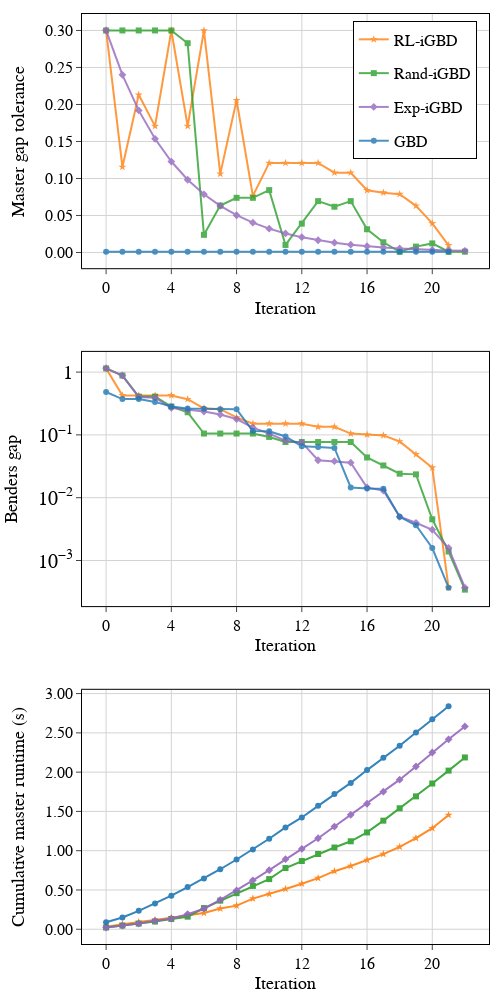

Here is the notebook cell this chart was saved with:
### Code cell
from plotly.subplots import make_subplots
import plotly.graph_objects as go

# --- your existing color_map and metrics dicts must be defined above ---
color_map = {
    'RL':        'rgb(255,127,14)',
    'Random':     'rgb(44,160,44)',
    'Exponential':'rgb(148,103,189)',
    'Optimal':    'rgb(31,119,180)',
}

marker_map = {
    'RL':          'star',
    'Random':      'square',
    'Exponential': 'diamond',
    'Optimal':     'circle'
}


label_map = {
    'RL':          'RL-iGBD',
    'Random':      'Rand-iGBD',
    'Exponential': 'Exp-iGBD',
    'Optimal':     'GBD'
}

# --- compute cumulative master‐problem runtimes ---
cum_mp_rl    = np.cumsum(rl_metrics   ['mp_time'])
cum_mp_opt   = np.cumsum(base_opt_metrics['mp_time'])   # Baseline
cum_mp_exp   = np.cumsum(base_exp_metrics['mp_time'])   # Constant
cum_mp_rand  = np.cumsum(base_rand_metrics['mp_time'])  # Random

# --- make 3×1 subplots, sharing the x‐axis ---
fig = make_subplots(
    rows=3, cols=1,
    shared_xaxes=True,
    vertical_spacing=0.09,
)

# helper to add your original two panels
def add_policy_trace(policy, metrics, row, y_key, log_scale=False, show_legend=False):
    fig.add_trace(
        go.Scatter(
            x=list(range(len(metrics[y_key]))),
            y=metrics[y_key],
            mode="lines+markers",
            name=label_map[policy],
            legendgroup=policy,
            showlegend=show_legend,
            line_color=color_map[policy],
            marker_color=color_map[policy],
            marker_symbol=marker_map[policy],
            opacity=0.8
        ),
        row=row, col=1
    )
    if log_scale:
        fig.update_yaxes(type="log", row=row, col=1)

# Row 1: Master gap tolerance (with legend)
for policy, metrics in [
    ("RL",        rl_metrics),
    ("Random",     base_rand_metrics),
    ("Exponential",base_exp_metrics),
    ("Optimal",    base_opt_metrics),
]:
    add_policy_trace(policy, metrics, row=1, y_key="master_gap_tol", show_legend=True)

# Row 2: Benders (true) gap, log‐scale (no legend)
for policy, metrics in [
    ("RL",        rl_metrics),
    ("Random",     base_rand_metrics),
    ("Exponential",base_exp_metrics),
    ("Optimal",    base_opt_metrics),
]:
    add_policy_trace(policy, metrics, row=2, y_key="true_gap", log_scale=True, show_legend=False)

# Row 3: Cumulative master‐problem runtime (no legend)
for policy, cum_data in [
    ("RL",       cum_mp_rl),
    ("Random",    cum_mp_rand),
    ("Exponential",  cum_mp_exp),
    ("Optimal",  cum_mp_opt),

]:
    # note: map “Baseline”→Optimal color, “Constant”→Exponential color
    color_key = {
      "RL": "RL",
      "Random": "Random",
      "Exponential": "Exponential",
      "Optimal": "Optimal"
    }[policy]
    fig.add_trace(
        go.Scatter(
            x=list(range(0, len(cum_data))),
            y=cum_data,
            mode="lines+markers",
            name=label_map[policy],
            legendgroup=policy,
            showlegend=False,
            line_color=color_map[color_key],
            marker_color=color_map[color_key],
            marker=dict(
            symbol=marker_map[policy],
            color= color_map[policy],
            # size=8
        ),
            opacity=0.9
        ),
        row=3, col=1
    )

# --- Y‐axis styling ---
fig.update_yaxes(
    title_text="Master gap tolerance",
    row=1, col=1,
    title_font=dict(family="Times New Roman", size=18),
    tickfont=dict(family="Times New Roman", size=16),
    tickformat=".2f"
    
)
fig.update_yaxes(
    title_text="Benders gap",
    row=2, col=1,
    title_font=dict(family="Times New Roman", size=18),
    tickfont=dict(family="Times New Roman", size=16),
    showgrid=True,
    type="log",
    tickmode="auto",
    nticks=5,
    # force "power" exponent format: 10^{…}
    exponentformat="power",
    showexponent="all"
)
fig.update_yaxes(
    title_text="Cumulative master runtime (s)",
    row=3, col=1,
    title_font=dict(family="Times New Roman", size=18),
    tickfont=dict(family="Times New Roman", size=16),
    showgrid=True,
    tickformat=".2f"
)

# --- X‐axis styling (iteration & ticks on all rows) ---
for r in [1,2,3]:
    fig.update_xaxes(
        title_text="Iteration",
        row=r, col=1,
        gridcolor='lightgrey',
        gridwidth=1,
        title_font=dict(family="Times New Roman", size=18),
        tickfont=dict(family="Times New Roman", size=16),
        ticks="inside",
        mirror=True,
        showticklabels=True,
        tickvals=[0, 4, 8, 12, 16, 20, 24],
    )

fig.update_xaxes(
    showgrid=True,
    gridcolor='lightgrey',
    gridwidth=1,
    zeroline=False,
    showline=True,
    mirror=True,
    linecolor='black',
    ticks='outside',
    title_standoff=5
)
fig.update_yaxes(
    showgrid=True,
    gridcolor='lightgrey',
    gridwidth=1,
    zeroline=False,
    mirror=True,
    showline=True,
    linecolor='black',
    ticks='outside'
)

# --- Legend & global layout ---
fig.update_layout(
    font=dict(family="Times New Roman", color="black", size=16),
    legend=dict(
        orientation="v",       # vertical layout
        x=0.97,                # near the right edge
        y=0.992,                # near the top edge
        xanchor="right",       
        yanchor="top",
        bordercolor="black",   # frame color
        borderwidth=1          # frame width
    ),
    width=500,
    height=1000,
    paper_bgcolor='white',
    plot_bgcolor='white',
    margin=dict(l=60, r=10, t=10, b=10)
)

fig.show()

### Figure 1 — Plotly figure (JSON) as saved in the notebook; plotly's stock layout.template omitted (floating-point values rounded to 4 significant figures)
{"data": [{"legendgroup": "RL", "line": {"color": "rgb(255,127,14)"}, "marker": {"color": "rgb(255,127,14)", "symbol": "star"}, "mode": "lines+markers", "name": "RL-iGBD", "opacity": 0.8, "showlegend": true, "type": "scatter", "x": [0, 1, 2, 3, 4, 5, 6, 7, 8, 9, 10, 11, 12, 13, 14, 15, 16, 17, 18, 19, 20, 21], "xaxis": "x", "y": [0.3, 0.1156, 0.2132, 0.1707, 0.3, 0.1707, 0.3, 0.1063, 0.2057, 0.07649, 0.121, 0.121, 0.121, 0.121, 0.1078, 0.1078, 0.08411, 0.08086, 0.07881, 0.06303, 0.03932, 0.009722], "yaxis": "y"}, {"legendgroup": "Random", "line": {"color": "rgb(44,160,44)"}, "marker": {"color": "rgb(44,160,44)", "symbol": "square"}, "mode": "lines+markers", "name": "Rand-iGBD", "opacity": 0.8, "showlegend": true, "type": "scatter", "x": [0, 1, 2, 3, 4, 5, 6, 7, 8, 9, 10, 11, 12, 13, 14, 15, 16, 17, 18, 19, 20, 21, 22], "xaxis": "x", "y": [0.3, 0.3, 0.3, 0.3, 0.3, 0.2828, 0.02382, 0.06346, 0.07387, 0.07387, 0.08428, 0.01018, 0.039, 0.06939, 0.06179, 0.06939, 0.0314, 0.01382, 0.001, 0.007936, 0.01227, 0.001, 0.001078], "yaxis": "y"}, {"legendgroup": "Exponential", "line": {"color": "rgb(148,103,189)"}, "marker": {"color": "rgb(148,103,189)", "symbol": "diamond"}, "mode": "lines+markers", "name": "Exp-iGBD", "opacity": 0.8, "showlegend": true, "type": "scatter", "x": [0, 1, 2, 3, 4, 5, 6, 7, 8, 9, 10, 11, 12, 13, 14, 15, 16, 17, 18, 19, 20, 21, 22], "xaxis": "x", "y": [0.3, 0.24, 0.192, 0.1536, 0.1229, 0.0983, 0.07864, 0.06291, 0.05033, 0.04027, 0.03221, 0.02577, 0.02062, 0.01649, 0.01319, 0.01056, 0.008444, 0.006755, 0.005404, 0.004323, 0.003459, 0.002767, 0.002214], "yaxis": "y"}, {"legendgroup": "Optimal", "line": {"color": "rgb(31,119,180)"}, "marker": {"color": "rgb(31,119,180)", "symbol": "circle"}, "mode": "lines+markers", "name": "GBD", "opacity": 0.8, "showlegend": true, "type": "scatter", "x": [0, 1, 2, 3, 4, 5, 6, 7, 8, 9, 10, 11, 12, 13, 14, 15, 16, 17, 18, 19, 20, 21], "xaxis": "x", "y": [0.001, 0.001, 0.001, 0.001, 0.001, 0.001, 0.001, 0.001, 0.001, 0.001, 0.001, 0.001, 0.001, 0.001, 0.001, 0.001, 0.001, 0.001, 0.001, 0.001, 0.001, 0.001], "yaxis": "y"}, {"legendgroup": "RL", "line": {"color": "rgb(255,127,14)"}, "marker": {"color": "rgb(255,127,14)", "symbol": "star"}, "mode": "lines+markers", "name": "RL-iGBD", "opacity": 0.8, "showlegend": false, "type": "scatter", "x": [0, 1, 2, 3, 4, 5, 6, 7, 8, 9, 10, 11, 12, 13, 14, 15, 16, 17, 18, 19, 20, 21], "xaxis": "x2", "y": [1.147, 0.4253, 0.4253, 0.4253, 0.4253, 0.37, 0.2641, 0.2569, 0.1897, 0.151, 0.151, 0.151, 0.151, 0.1345, 0.1345, 0.1049, 0.1008, 0.09826, 0.07854, 0.0489, 0.03007, 0.0003704], "yaxis": "y2"}, {"legendgroup": "Random", "line": {"color": "rgb(44,160,44)"}, "marker": {"color": "rgb(44,160,44)", "symbol": "square"}, "mode": "lines+markers", "name": "Rand-iGBD", "opacity": 0.8, "showlegend": false, "type": "scatter", "x": [0, 1, 2, 3, 4, 5, 6, 7, 8, 9, 10, 11, 12, 13, 14, 15, 16, 17, 18, 19, 20, 21, 22], "xaxis": "x2", "y": [1.147, 0.8819, 0.4073, 0.4073, 0.2828, 0.2292, 0.1051, 0.1051, 0.1051, 0.1051, 0.09277, 0.07699, 0.07699, 0.07699, 0.07699, 0.07699, 0.04375, 0.03262, 0.02412, 0.02353, 0.004533, 0.00139, 0.0003437], "yaxis": "y2"}, {"legendgroup": "Exponential", "line": {"color": "rgb(148,103,189)"}, "marker": {"color": "rgb(148,103,189)", "symbol": "diamond"}, "mode": "lines+markers", "name": "Exp-iGBD", "opacity": 0.8, "showlegend": false, "type": "scatter", "x": [0, 1, 2, 3, 4, 5, 6, 7, 8, 9, 10, 11, 12, 13, 14, 15, 16, 17, 18, 19, 20, 21, 22], "xaxis": "x2", "y": [1.147, 0.8819, 0.4018, 0.3918, 0.2695, 0.249, 0.2352, 0.211, 0.1788, 0.1304, 0.1048, 0.08078, 0.07601, 0.03951, 0.03821, 0.03616, 0.01455, 0.013, 0.004969, 0.003988, 0.003092, 0.001582, 0.0003698], "yaxis": "y2"}, {"legendgroup": "Optimal", "line": {"color": "rgb(31,119,180)"}, "marker": {"color": "rgb(31,119,180)", "symbol": "circle"}, "mode": "lines+markers", "name": "GBD", "opacity": 0.8, "showlegend": false, "type": "scatter", "x": [0, 1, 2, 3, 4, 5, 6, 7, 8, 9, 10, 11, 12, 13, 14, 15, 16, 17, 18, 19, 20, 21], "xaxis": "x2", "y": [0.4813, 0.3715, 0.3714, 0.3352, 0.2841, 0.2636, 0.2611, 0.2559, 0.2556, 0.1151, 0.1144, 0.09422, 0.06568, 0.06427, 0.06201, 0.01455, 0.01398, 0.01387, 0.004969, 0.003637, 0.001582, 0.0003698], "yaxis": "y2"}, {"legendgroup": "RL", "line": {"color": "rgb(255,127,14)"}, "marker": {"color": "rgb(255,127,14)", "symbol": "star"}, "mode": "lines+markers", "name": "RL-iGBD", "opacity": 0.9, "showlegend": false, "type": "scatter", "x": [0, 1, 2, 3, 4, 5, 6, 7, 8, 9, 10, 11, 12, 13, 14, 15, 16, 17, 18, 19, 20, 21], "xaxis": "x3", "y": [0.03157, 0.06558, 0.0919, 0.1186, 0.1466, 0.1755, 0.2067, 0.264, 0.3005, 0.3907, 0.4486, 0.5128, 0.5798, 0.651, 0.7392, 0.8051, 0.882, 0.9558, 1.048, 1.16, 1.286, 1.455], "yaxis": "y3"}, {"legendgroup": "Random", "line": {"color": "rgb(44,160,44)"}, "marker": {"color": "rgb(44,160,44)", "symbol": "square"}, "mode": "lines+markers", "name": "Rand-iGBD", "opacity": 0.9, "showlegend": false, "type": "scatter", "x": [0, 1, 2, 3, 4, 5, 6, 7, 8, 9, 10, 11, 12, 13, 14, 15, 16, 17, 18, 19, 20, 21, 22], "xaxis": "x3", "y": [0.0223, 0.04657, 0.07189, 0.09863, 0.1312, 0.1603, 0.2697, 0.3643, 0.4595, 0.5516, 0.6387, 0.7793, 0.8685, 0.9579, 1.041, 1.12, 1.233, 1.383, 1.54, 1.691, 1.855, 2.02, 2.187], "yaxis": "y3"}, {"legendgroup": "Exponential", "line": {"color": "rgb(148,103,189)"}, "marker": {"color": "rgb(148,103,189)", "symbol": "diamond"}, "mode": "lines+markers", "name": "Exp-iGBD", "opacity": 0.9, "showlegend": false, "type": "scatter", "x": [0, 1, 2, 3, 4, 5, 6, 7, 8, 9, 10, 11, 12, 13, 14, 15, 16, 17, 18, 19, 20, 21, 22], "xaxis": "x3", "y": [0.0219, 0.04566, 0.07211, 0.1072, 0.1345, 0.193, 0.2615, 0.3738, 0.4949, 0.6234, 0.7526, 0.8922, 1.023, 1.159, 1.307, 1.457, 1.598, 1.752, 1.904, 2.072, 2.25, 2.418, 2.582], "yaxis": "y3"}, {"legendgroup": "Optimal", "line": {"color": "rgb(31,119,180)"}, "marker": {"color": "rgb(31,119,180)", "symbol": "circle"}, "mode": "lines+markers", "name": "GBD", "opacity": 0.9, "showlegend": false, "type": "scatter", "x": [0, 1, 2, 3, 4, 5, 6, 7, 8, 9, 10, 11, 12, 13, 14, 15, 16, 17, 18, 19, 20, 21], "xaxis": "x3", "y": [0.08956, 0.1502, 0.2342, 0.3271, 0.4279, 0.5365, 0.6471, 0.7641, 0.8878, 1.016, 1.152, 1.297, 1.423, 1.571, 1.722, 1.863, 2.026, 2.183, 2.336, 2.505, 2.672, 2.839], "yaxis": "y3"}], "layout": {"font": {"color": "black", "family": "Times New Roman", "size": 16}, "height": 1000, "legend": {"bordercolor": "black", "borderwidth": 1, "orientation": "v", "x": 0.97, "xanchor": "right", "y": 0.992, "yanchor": "top"}, "margin": {"b": 10, "l": 60, "r": 10, "t": 10}, "paper_bgcolor": "white", "plot_bgcolor": "white", "width": 500, "xaxis": {"anchor": "y", "domain": [0, 1], "gridcolor": "lightgrey", "gridwidth": 1, "linecolor": "black", "matches": "x3", "mirror": true, "showgrid": true, "showline": true, "showticklabels": true, "tickfont": {"family": "Times New Roman", "size": 16}, "ticks": "outside", "tickvals": [0, 4, 8, 12, 16, 20, 24], "title": {"font": {"family": "Times New Roman", "size": 18}, "standoff": 5, "text": "Iteration"}, "zeroline": false}, "xaxis2": {"anchor": "y2", "domain": [0, 1], "gridcolor": "lightgrey", "gridwidth": 1, "linecolor": "black", "matches": "x3", "mirror": true, "showgrid": true, "showline": true, "showticklabels": true, "tickfont": {"family": "Times New Roman", "size": 16}, "ticks": "outside", "tickvals": [0, 4, 8, 12, 16, 20, 24], "title": {"font": {"family": "Times New Roman", "size": 18}, "standoff": 5, "text": "Iteration"}, "zeroline": false}, "xaxis3": {"anchor": "y3", "domain": [0, 1], "gridcolor": "lightgrey", "gridwidth": 1, "linecolor": "black", "mirror": true, "showgrid": true, "showline": true, "showticklabels": true, "tickfont": {"family": "Times New Roman", "size": 16}, "ticks": "outside", "tickvals": [0, 4, 8, 12, 16, 20, 24], "title": {"font": {"family": "Times New Roman", "size": 18}, "standoff": 5, "text": "Iteration"}, "zeroline": false}, "yaxis": {"anchor": "x", "domain": [0.7267, 1], "gridcolor": "lightgrey", "gridwidth": 1, "linecolor": "black", "mirror": true, "showgrid": true, "showline": true, "tickfont": {"family": "Times New Roman", "size": 16}, "tickformat": ".2f", "ticks": "outside", "title": {"font": {"family": "Times New Roman", "size": 18}, "text": "Master gap tolerance"}, "zeroline": false}, "yaxis2": {"anchor": "x2", "domain": [0.3633, 0.6367], "exponentformat": "power", "gridcolor": "lightgrey", "gridwidth": 1, "linecolor": "black", "mirror": true, "nticks": 5, "showexponent": "all", "showgrid": true, "showline": true, "tickfont": {"family": "Times New Roman", "size": 16}, "tickmode": "auto", "ticks": "outside", "title": {"font": {"family": "Times New Roman", "size": 18}, "text": "Benders gap"}, "type": "log", "zeroline": false}, "yaxis3": {"anchor": "x3", "domain": [0, 0.2733], "gridcolor": "lightgrey", "gridwidth": 1, "linecolor": "black", "mirror": true, "showgrid": true, "showline": true, "tickfont": {"family": "Times New Roman", "size": 16}, "tickformat": ".2f", "ticks": "outside", "title": {"font": {"family": "Times New Roman", "size": 18}, "text": "Cumulative master runtime (s)"}, "zeroline": false}}}
